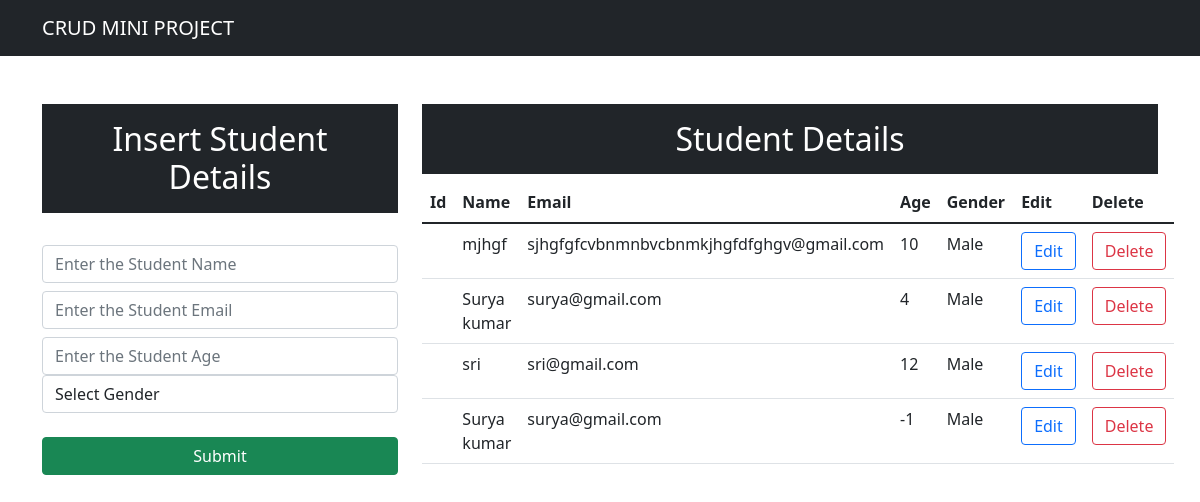
Before: / with the older database file.
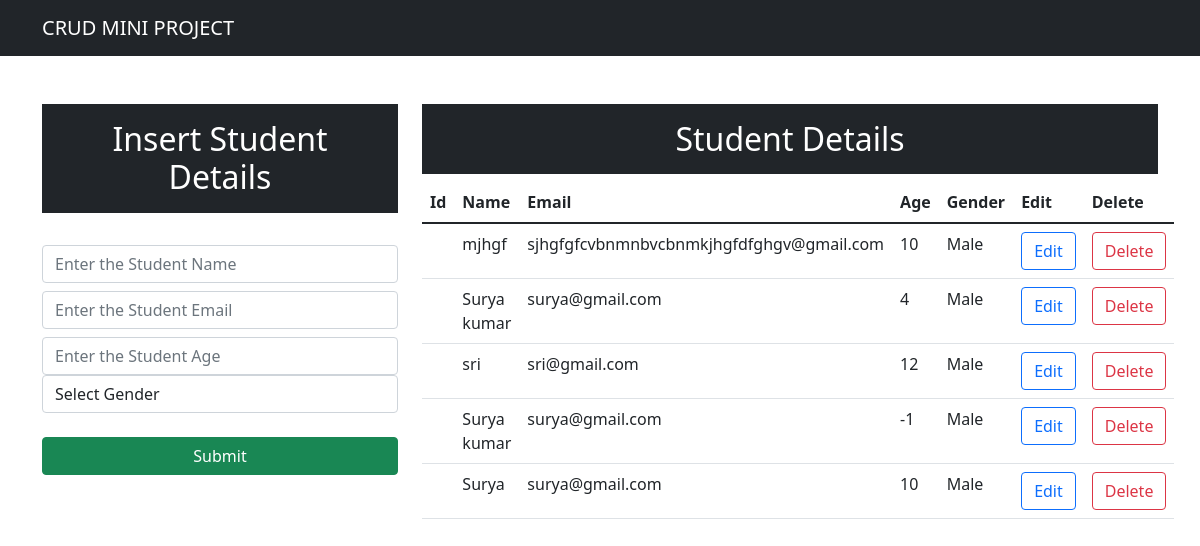
After: the same page with the newer database file.
### app/models.py (models this page shows)
class Student(models.Model):
    name=models.CharField(max_length=25,blank=False,null=False)
    email=models.EmailField()
    age=models.IntegerField()
    gender=models.CharField(max_length=25,blank=False,null=False)
    def __str__(self) :
        return self.name

### app/views.py (the view)
# urls.py: path('',views.index,name="index"),
def index(request):
    data=Student.objects.all()
    print(data)
    context={"data":data}
    return render(request,"index.html",context)

### templates/index.html (shortened to what this page needs)
<!DOCTYPE html>
<html lang="en">
  <head>
    <link
      href="https://cdn.jsdelivr.net/npm/bootstrap@5.1.3/dist/css/bootstrap.min.css"
      rel="stylesheet"
    />
  </head>
  <body>
    <nav class="navbar navbar-expand-lg navbar-dark bg-dark">
      <div class="container-md text-center">
        <a class="navbar-brand" href="/">CRUD MINI PROJECT</a>
      </div>
    </nav>
    <div class="container mt-5">
      <div class="row">
        <div class="col-md-4">
          <h2 class="text-white bg-dark text-center p-3">
            Insert Student Details
          </h2>
          <br />
          <form action="/insert" method="post"> {% csrf_token %}
            <div class="form-group">
              <input
                type="text"
                class="form-control"
                placeholder="Enter the Student Name"
                name="name"
                required
              />
            </div>
            <div class="form-group">
              <input
                type="email"
                class="form-control mt-2"
                placeholder="Enter the Student Email"
                name="email"
                required
              />
            </div>
            <div class="form-group">
              <input
                type="number"
                class="form-control mt-2"
                placeholder="Enter the Student Age"
                name="age"
                required
              />
              <div class="form-group">
                <select id="gender" class="form-control" name="gender" required>
                  <option selected>Select Gender</option>
                </select>
              </div>
            </div>
            <br />
            <div class="d-grid gap-2">
              <button class="btn btn-success" type="submit">Submit</button>
            </div>
          </form>
        </div>
        <div class="col-md-8">
        <h2 class="text-center text-white bg-dark   p-3">Student Details</h2>
        <table class="table">
  <thead>
    <tr>
      <th scope="col">Id</th>
      <th scope="col">Name</th>
      <th scope="col">Email</th>
      <th scope="col">Age</th>
      <th scope="col">Gender</th>
      <th scope="col">Edit</th>
      <th scope="col">Delete</th>
    </tr>
  </thead>
  <tbody>
  {% for da in data %}
    <tr>
      <th scope="row">{{d.id}}</th>
      <td>{{da.name}}</td>
      <td>{{da.email}}</td>
      <td>{{da.age}}</td>
      <td>{{da.gender}}</td>
      <td><a type="button" href="/update/{{da.id}}" class="btn btn-outline-primary">Edit</a></td>
      <td><a type="button" href="/delete/{{da.id}}" class="btn btn-outline-danger">Delete</a></td>
    </tr>
  {% endfor %}
  </tbody>
</table>
        </div>
      </div>
    </div>
  </body>
</html>

Changed rows visible on the page:
added Student: name "Surya", email "surya@gmail.com", age "10", gender "Male"
